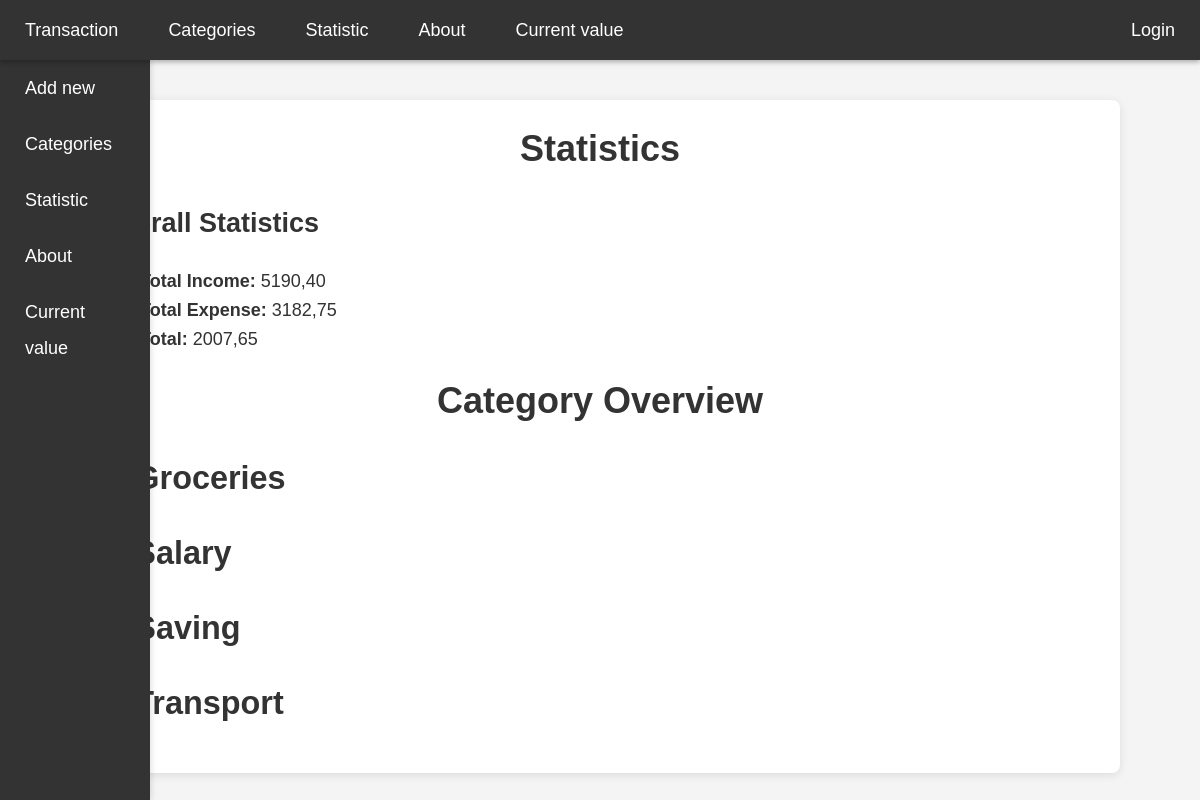
The app's page /statistic/ with its own data.
### testsite/models.py (models this page shows, shortened)
class Category(models.Model):
    name = models.CharField(max_length=20, unique=True, db_index=True)
    description = models.CharField(max_length=500, blank=True, null=True)
    slug  =  models.SlugField(max_length=20, unique=True,  db_index=True)
    class Meta:
        verbose_name = 'Category'
        verbose_name_plural = 'Categories'

### testsite/views.py (the view)
# urls.py: path('statistic/', views.statistic_view, name='statistic'),
def statistic_view(request):
    total = Transaction.objects.aggregate(
        total_in=Sum(Case(When(transaction_type='income', then='amount'), output_field=DecimalField())),
        total_ex=Sum(Case(When(transaction_type='expense', then='amount'), output_field=DecimalField()))
    )
    category_stats = (
        Transaction.objects.values('cat__name')
        .annotate(
            cat_in=Sum(Case(When(transaction_type='income', then='amount'), output_field=DecimalField())),
            cat_ex=Sum(Case(When(transaction_type='expense', then='amount'), output_field=DecimalField()))
        )
    )
    for stat in category_stats:
        stat['total_cat_sum'] = (stat['cat_in'] or 0) - (stat['cat_ex'] or 0)
    data = {
        'total_in': total['total_in'] or 0,
        'total_ex': total['total_ex'] or 0,
        'total_sum': (total['total_in'] or 0) - (total['total_ex'] or 0),
        'cat_stat': category_stats,
    }
    return render(request, 'testsite/statistic.html', context=data)

### testsite/templates/testsite/statistic.html (shortened to what this page needs)
{% extends 'base.html' %}
{% block body %}
    <div class="statistics-page">
        <h1>Statistics</h1>
        <h2>Overall Statistics</h2>
        <ul>
            <li><strong>Total Income:</strong> {{ total_in|floatformat:2 }}</li>
            <li><strong>Total Expense:</strong> {{ total_ex|floatformat:2 }}</li>
            <li><strong>Total:</strong> {{ total_sum|floatformat:2 }}</li>
        </ul>
        <h1>Category Overview</h1>
        {% for  category in cat_stat %}
            {% if category.cat_in or cat_ex %}
                <ul class="no-bullets">
                    <li>
                        <details>
                        <summary>{{ category.cat__name }}</summary>
                        </details>
                    </li>
                </ul>
            {% endif %}
        {% endfor %}
    </div>
{% endblock %}

### testsite/static/testsite/css/styles.css (style rules this page uses)
body, html { margin: 0; padding: 0; font-family: Arial, sans-serif; background-color: #f4f4f4; color: #333; }
.content h1, .content h2, .content h3 { margin-top: 0; }
.statistics-page details summary { font-size: 1.8em; font-weight: bold; cursor: pointer; color: #333; margin-bottom: 5px; }
.statistics-page h1 { text-align: center; }
.no-bullets { list-style-type: none; padding-left: 0; margin-left: 0; }

### records on screen
Category: cat__name "Groceries"
Category: cat__name "Salary"
Category: cat__name "Saving"
Category: cat__name "Transport"

### other values on screen
{{ total_in|floatformat:2 }} "5190,40"
{{ total_ex|floatformat:2 }} "3182,75"
{{ total_sum|floatformat:2 }} "2007,65"
